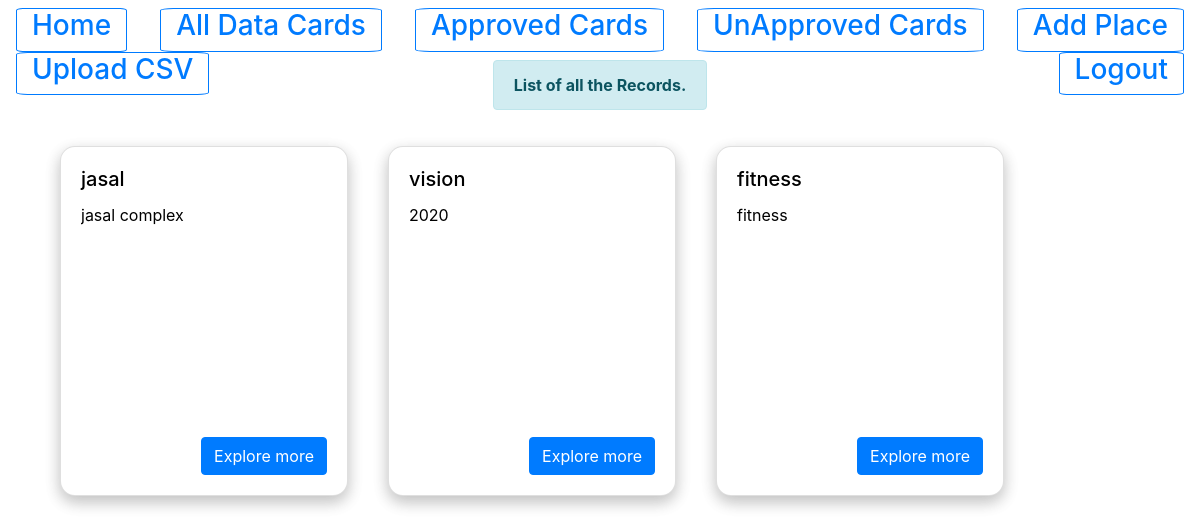
Before: /AllDatalist/ (signed in) with the older database file.
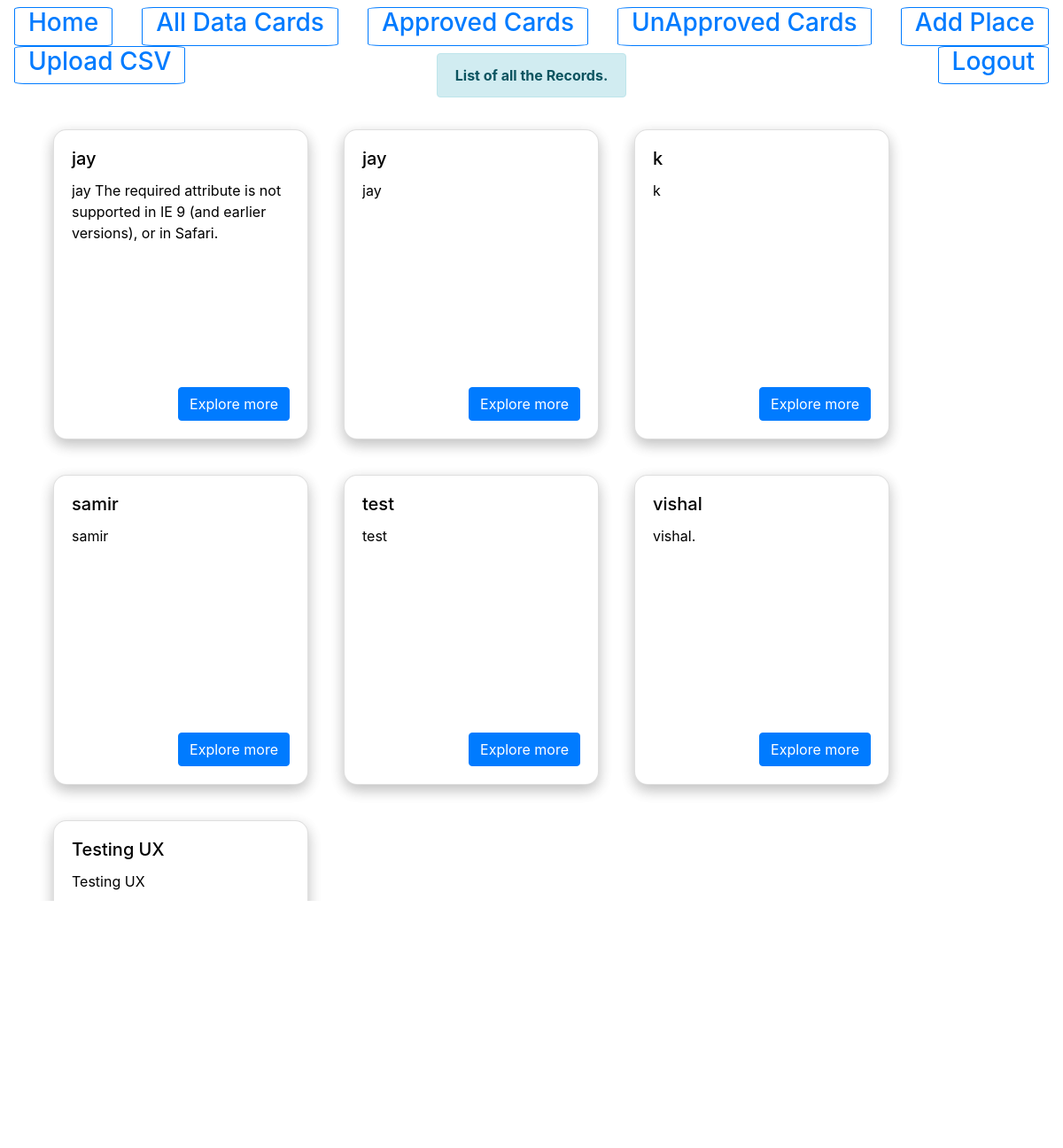
After: the same page with the newer database file.
### myapp/models.py (models this page shows, shortened)
class myapp(models.Model):
    title = models.CharField(max_length=100,default=' ')
    description = models.CharField(max_length=100000,default=' ')
    longitude=models.CharField(max_length=1000,default=0)
    latitude=models.CharField(max_length=1000,default=0)
    placetitle=models.CharField(max_length=100000,default= ' ',blank = True)
    placetitle2=models.CharField(max_length=100000,default=' ',blank = True)
    placetitle3=models.CharField(max_length=100000,default=' ',blank = True)
    placetitle4=models.CharField(max_length=100000,default=' ',blank = True)
    placevalue=models.CharField(max_length=100000,default=' ',blank = True)
    placevalue2=models.CharField(max_length=100000,default=' ',blank = True)
    placevalue3=models.CharField(max_length=100000,default=' ',blank = True)
    placevalue4=models.CharField(max_length=100000,default=' ',blank = True)
    class Meta:
        db_table = 'placeDb'

### myapp/views.py (the view)
# urls.py: path('AllDatalist/',views.AllDatalist,name='AllDatalist'),
def AllDatalist(request):
    if request.user.is_authenticated:
        results = myapp.objects.filter()                                   # storing all the data
        message = "List of all the Records."
        return render(request,"SelcetedList.html",{"results":results,"message":message})              #rendering the results in selectedlist.html with a message
    else:
        form = LoginForm()              #login form
        message = "Please Login for Moving Further"
        return render(request,'registration/login.html',{"form":form,"message" : message})      # rendering login page

### myapp/templates/SelcetedList.html (shortened to what the changed rows need)
<!DOCTYPE html>
<html lang="en">
<head>
    <link rel="stylesheet" href="https://stackpath.bootstrapcdn.com/bootstrap/4.1.3/css/bootstrap.min.css"
>
</head>
<body class="">
    <div class="row">
        <div class="col-12" style="width:100%;color: black;text-align: left;">
            <ul id='search-results'>
                {% for result in results %}
                <div class="" style="padding: 20px; float: left; ">
                    <div class="card" style="width: 18rem;min-height: 350px;border-radius: 15px!important;
                    border-top-left-radius: 15px !important;
                    border-top-right-radius: 15px !important;
                    border-bottom-right-radius: 15px !important;
                    border-bottom-left-radius: 15px !important;
                    box-shadow: 0 6px 16px 0 rgba(0,0,0,.15),0 6px 16px 0 rgba(0,0,0,.12)!important;">
                        <div class="card-body"
                            style="height: 100%;">
                            <h5 class="card-title">{{ result.title }}</h5>
                            <p class="card-text" style="height: 200px;overflow-x: auto;">{{ result.description }}</p>
                            <div class="" style="position: absolute;right: 20px;bottom: 20px;">
                                <a href="{{ result.id }}/" class="btn btn-primary">Explore more</a>
                            </div>
                        </div>
                    </div>
                </div>
                {% endfor %}
            </ul>
        </div>
    </div>
</body>
</html>

Changed rows visible on the page:
removed myapp: title "jasal", description "jasal complex"
removed myapp: title "vision", description "2020"
removed myapp: title "fitness", description "fitness"
added myapp: title "jay", description "jay The required attribute is not supported in IE 9 (and earlier versions), or in Safari."
added myapp: title "jay", description "jay"
added myapp: title "k", description "k"
added myapp: title "samir", description "samir"
added myapp: title "test", description "test"
added myapp: title "vishal", description "vishal."
added myapp: title "Testing UX", description "Testing UX"
